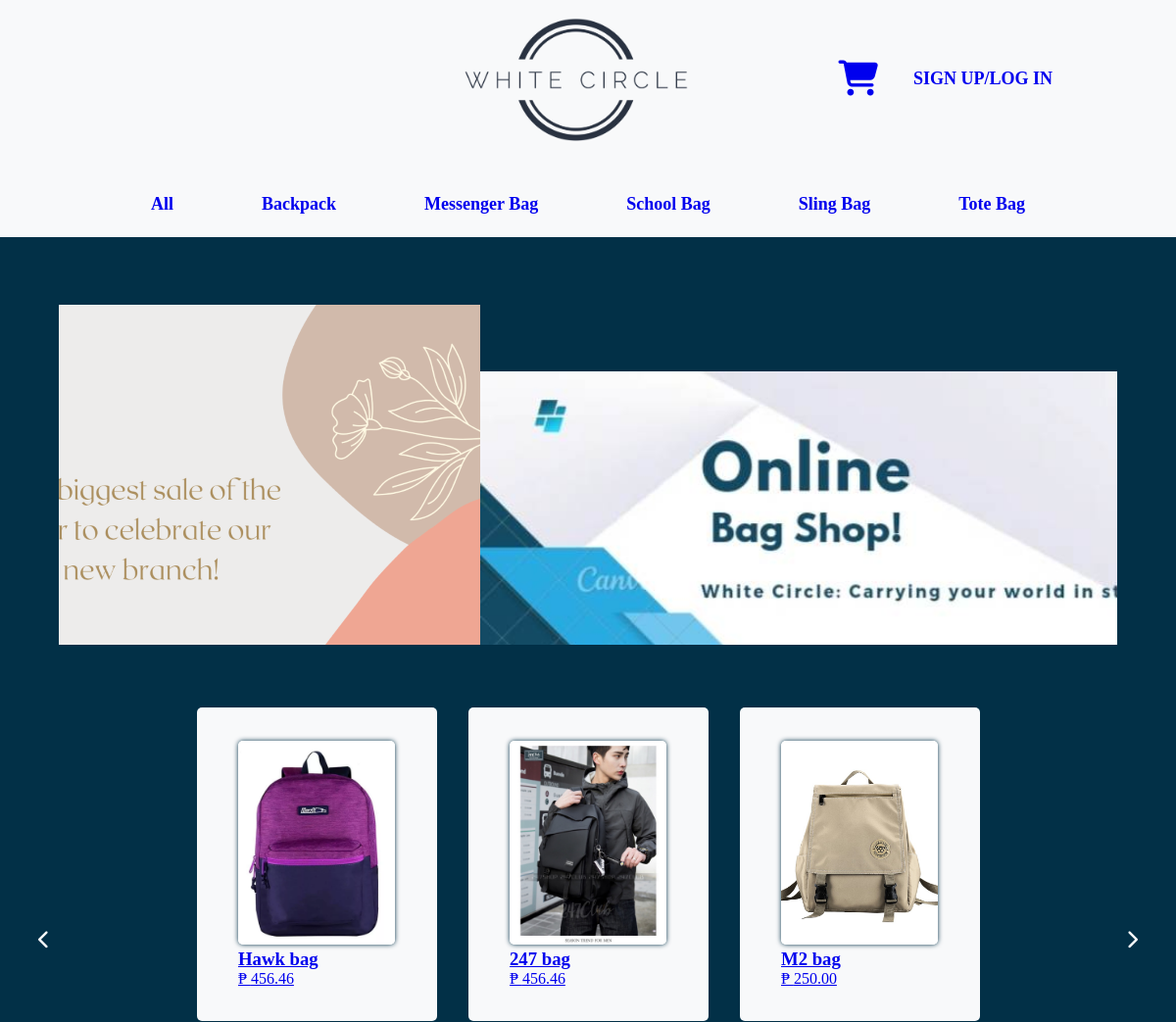
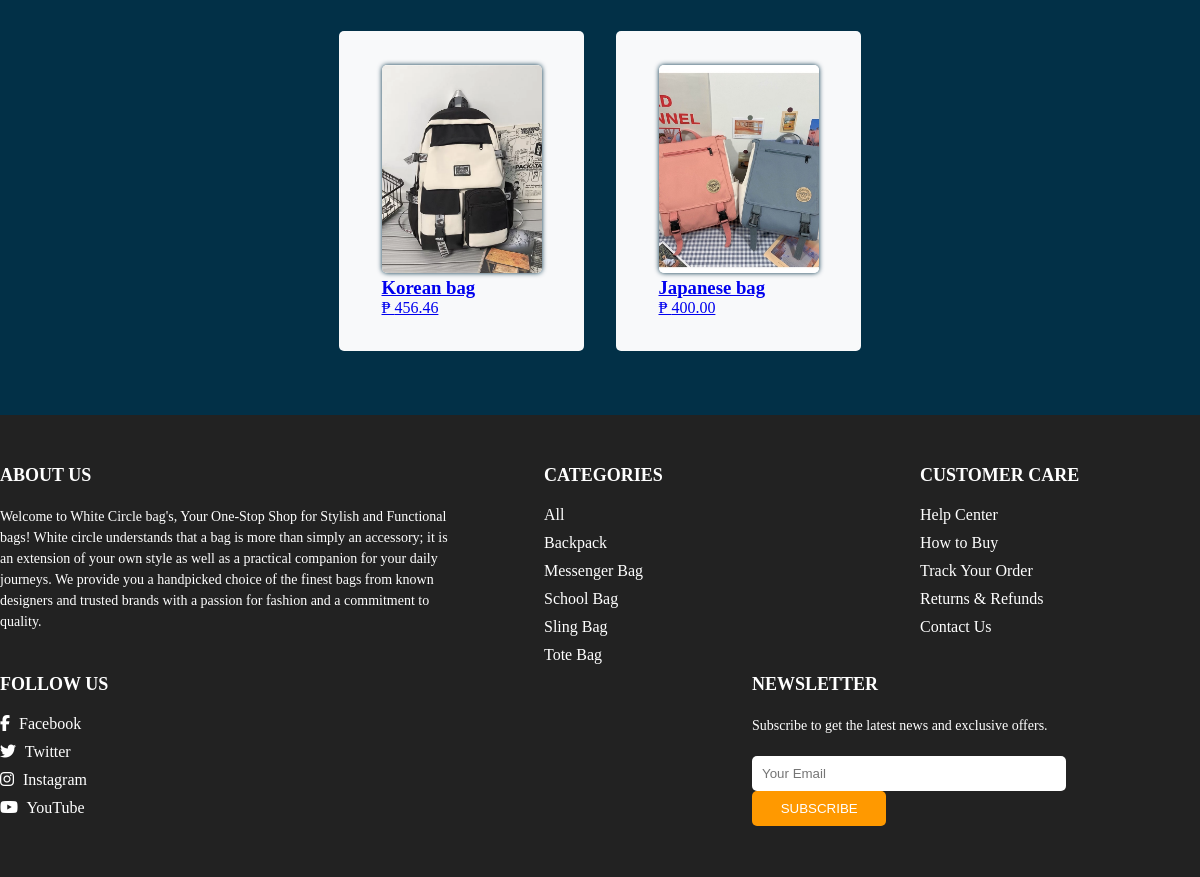
/?page=src/SystemData/include/Cat/&cat012=1, run on the app's committed database (2 pictures, top to bottom).
### tables this page shows
CREATE TABLE `categories` (
  `Categories_ID` int(10) NOT NULL,
  `Categories_Name` varchar(45) NOT NULL,
  `create_time` timestamp NULL DEFAULT current_timestamp(),
  `update_time` timestamp NULL DEFAULT NULL
);

CREATE TABLE `products` (
  `Product_ID` int(10) NOT NULL,
  `Categories_ID` int(10) NOT NULL,
  `Product_Name` varchar(50) NOT NULL,
  `Product_Path` varchar(255) NOT NULL,
  `Product_Price` decimal(10,2) NOT NULL,
  `Product_Weight` decimal(10,2) NOT NULL,
  `Product_Thumbnail` varchar(100) NOT NULL,
  `Product_Stock` int(11) NOT NULL,
  `Product_Description` text NOT NULL,
  `create_time` timestamp NULL DEFAULT current_timestamp(),
  `update_time` timestamp NULL DEFAULT NULL
);

### src/SystemData/include/Cat/index.php (the view, shortened to what this page needs)
<?php
$category_id = $_GET['cat012'];
$sql = "SELECT * FROM `products` WHERE `Categories_ID` = ?";
$query = $dbh->prepare($sql);
$query->execute([$category_id]);
$results = $query->fetchAll(PDO::FETCH_OBJ);
if ($query->rowCount() > 0) {
    foreach ($results as $result) {
        ?>
        <div class="product">
            <a href="./src/ProductItems.php?proid=<?php echo $result->Product_ID; ?>">
                <img src="./src/SystemData/imgs/<?php echo $result->Product_Path . '/' . $result->Product_Thumbnail; ?>">
                <h3 class="name">
                    <?php echo $result->Product_Name; ?>
                </h3>
                <p class=" price">
                    ₱
                    <?php echo $result->Product_Price; ?>
                </p>
            </a>
        </div>
        <?php $cnt = $cnt + 1;
    }
}
?>

### index.php (shortened to what this page needs)
<!DOCTYPE html>
<html lang="en">
<head>
    <link rel="stylesheet" href="./asset/style/index.css">
    <link rel="stylesheet" href="./asset/style/header.css">
    <link rel="stylesheet" href="./asset/style/carousel.css">
    <link rel="stylesheet" href="./asset/style/item.css">
    <link rel="stylesheet" href="./asset/style/footer.css">
    <link rel="stylesheet" href="./asset/style/product.css">
</head>
<body>
    <?php include "./src/header.php"; ?>
    <div class="carousel">
        <button class="carousel-button prev"><i class="fa-solid fa-chevron-left" style="color: #f8f9fa;"></i></button>
        <div class="carousel-images">
            <img src="./src/SystemData/imgs/carousel/3.png" alt="Image 3">
            <img src="./src/SystemData/imgs/carousel/4.jpeg" alt="Image 4">
        </div>
        <button class="carousel-button next"><i class="fa-solid fa-chevron-right" style="color: #f8f9fa;"></i></button>
    </div>
    <div class="item">
        <div class="item-image">
            <?php $page = isset($_GET['page']) ? $_GET['page'] : 'Home'; ?>
            <?php
            if (!file_exists($page . ".php") && !is_dir($page)) {
                include '404.html';
            } else {
                if (is_dir($page))
                    include $page . './index.php';
                else
                    include $page . '.php';
            }
            ?>
        </div>
    </div>
    <?php include "./src/footer.php"; ?>
</body>
</html>

### src/header.php (shortened to what this page needs)
<div class="header-container">
    <header class="header">
        <div class="logo">
            <img src="./src/SystemData/page/logo.png" alt="white circle logo">
        </div>
        <div class="link">
            <a href="./src/cart.php" style="text-decoration: none;"><i class="fa-solid fa-cart-shopping fa-2xl"></i></a>
            <a href="./src/login.php" class="form-account" style="text-decoration: none;">SIGN UP/LOG IN</a>
        </div>
    </header>
    <div class="header-nav" id="navbar">
        <?php include('./src/SystemData/Include/Nav/nav.php'); ?>
    </div>
</div>

### src/SystemData/include/Nav/nav.php (shortened to what this page needs)
<ul>
    <li>
        <a href="./" style="text-decoration: none;">
            <span class="links_name">All</span>
        </a>
    </li>
    <?php
    $sql = "SELECT * FROM `categories`";
    $query = $dbh->prepare($sql);
    $query->execute();
    $results = $query->fetchAll(PDO::FETCH_OBJ);
    if ($query->rowCount() > 0) {
        foreach ($results as $result) {
            $Categories_Name = htmlentities($result->Categories_Name);
            $Categories_ID = htmlentities($result->Categories_ID);
            $url = "./?page=src/SystemData/include/Cat/&cat012={$Categories_ID}";
    ?>
            <li>
                <a href="<?php echo $url ?>" style="text-decoration: none;">
                    <span class="links_name">
                        <?php echo $Categories_Name ?>
                    </span>
                </a>
            </li>
    <?php
        }
    } else {
        echo "No categories found.";
    }
    ?>
</ul>

### src/footer.php
<footer>
    <div class="container">
        <div class="row">
            <div class="col-3">
                <h3>ABOUT US</h3>
                <p>Welcome to White Circle bag's, Your One-Stop Shop for Stylish and Functional bags!
    White circle understands that a bag is more than simply an accessory; it is an extension of your own style as well as a practical companion for your daily journeys. We provide you a handpicked choice of the finest bags from known designers and trusted brands with a passion for fashion and a commitment to quality.</p>
            </div>
            <div class="col-2">
                <h3>CATEGORIES</h3>
                <?php include('./src/SystemData/Include/Nav/nav.php'); ?>
            </div>
            <div class="col-2">
                <h3>CUSTOMER CARE</h3>
                <ul>
                    <li><a href="#">Help Center</a></li>
                    <li><a href="#">How to Buy</a></li>
                    <li><a href="#">Track Your Order</a></li>
                    <li><a href="#">Returns &amp; Refunds</a></li>
                    <li><a href="#">Contact Us</a></li>
                </ul>
            </div>
            <div class="col-2">
                <h3>FOLLOW US</h3>
                <ul>
                    <li><a href="#"><i class="fa fa-facebook"></i> Facebook</a></li>
                    <li><a href="#"><i class="fa fa-twitter"></i> Twitter</a></li>
                    <li><a href="#"><i class="fa fa-instagram"></i> Instagram</a></li>
                    <li><a href="#"><i class="fa fa-youtube"></i> YouTube</a></li>
                </ul>
            </div>
            <div class="col-3">
                <h3>NEWSLETTER</h3>
                <p>Subscribe to get the latest news and exclusive offers.</p>
                <form>
                    <input type="email" placeholder="Your Email">
                    <button type="submit">SUBSCRIBE</button>
                </form>
            </div>
        </div>
    </div>
</footer>

### asset/style/index.css (style rules this page uses)
* { margin: 0; padding: 0; box-sizing: border-box; }
body { margin: 0; width: 100%; height: auto; background-color: #023047; overflow: auto; }

### asset/style/header.css (style rules this page uses)
.header { min-height: 15vh; max-height: auto; background-color: #f8f9fa; padding-left: 5em; padding-right: 5em; padding-top: 1em; padding-bottom: 1em; }
.header-container { text-decoration: none; font-family: Calibri; font-weight: bold; font-size: large; color: #023047; }
.header { display: flex; justify-content: space-between; align-items: center; }
.header>div { width: 100%; height: 100%; align-items: center; }
.header>.empty, .logo { display: flex; height: auto; justify-content: center; }
.header>.link { display: flex; justify-content: end; text-decoration: none; font-family: Calibri; font-size: large; color: #023047; }
.logo>img { width: auto; min-height: 5em; max-height: 7em; }
.header .link { padding: 1em; }
.header a { margin-left: 1em; margin-right: 1em; text-decoration: none; }
.header-nav ul { display: inline-flex; list-style-type: none; column-gap: 5em; }
.header-nav { display: flex; justify-content: center; margin-top: 0; min-height: 10vh; max-height: auto; padding-top: 2em; background-color: #f8f9fa; }

### asset/style/carousel.css (style rules this page uses)
.carousel { width: 90vw; height: 50vh; overflow: hidden; margin-top: 1em; margin-left: auto; margin-right: auto; align-items: center; }
.carousel-images { display: flex; width: 100%; transition: transform 0.4s ease-in-out; justify-content: center; align-items: center; }
.carousel-images img { flex: 0 0 100%; height: 100%; object-fit: cover; }
.carousel-button { cursor: pointer; position: absolute; top: 50%; transform: translateY(-50%); width: 50px; height: 50px; border: none; background-color: transparent; color: white; font-size: 1.2rem; outline: none; transition: color 0.4s ease-in-out; }
.prev { left: 20px; }
.next { right: 20px; }

### asset/style/item.css (style rules this page uses)
.item { width: 90vw; height: auto; margin-top: 2em; margin-left: auto; margin-right: auto; margin-bottom: 2em; padding: 1em; }
.item-image { display: flex; flex-wrap: wrap; justify-content: center; }
.product { background-color: #f8f9fa; margin: 1em; height: 320px; width: 245px; border-radius: 5px; display: flex; justify-content: center; align-items: center; }
.product img { height: 13em; width: 10em; border-radius: 5px; object-fit: cover; box-shadow: 0px 0px 5px 0px #023047; }

### asset/style/footer.css (style rules this page uses)
footer { background-color: #222; color: #fff; padding: 50px 0; }
footer h3 { font-size: 18px; margin-bottom: 20px; }
footer p { font-size: 14px; margin-bottom: 20px; line-height: 1.5; }
footer ul { list-style: none; padding: 0; margin: 0; }
footer li { margin-bottom: 10px; }
footer a { color: #fff; text-decoration: none; }
footer i { margin-right: 5px; }
footer input[type="email"] { padding: 10px; border: none; border-radius: 5px; margin-right: 10px; width: 70%; }
footer button[type="submit"] { padding: 10px; background-color: #f90; color: #fff; border: none; border-radius: 5px; cursor: pointer; width: 30%; }
.container { max-width: 1200px; margin: 0 auto; }
.row { display: flex; flex-wrap: wrap; justify-content: space-between; }
.col-2 { width: calc((100% - 80px) / 4); }
.col-3 { width: calc((100% - 80px) / 2.5); }

### data on the page
categories: Categories_Name "Backpack"
categories: Categories_Name "Messenger Bag"
categories: Categories_Name "School Bag"
categories: Categories_Name "Sling Bag"
categories: Categories_Name "Tote Bag"
products: Product_Path+Product_Thumbnail (picture), Product_Name "Hawk bag", Product_Price "456.46"
products: Product_Path+Product_Thumbnail (picture), Product_Name "247 bag", Product_Price "456.46"
products: Product_Path+Product_Thumbnail (picture), Product_Name "M2 bag", Product_Price "250.00"
products: Product_Path+Product_Thumbnail (picture), Product_Name "Korean bag", Product_Price "456.46"
products: Product_Path+Product_Thumbnail (picture), Product_Name "Japanese bag", Product_Price "400.00"
